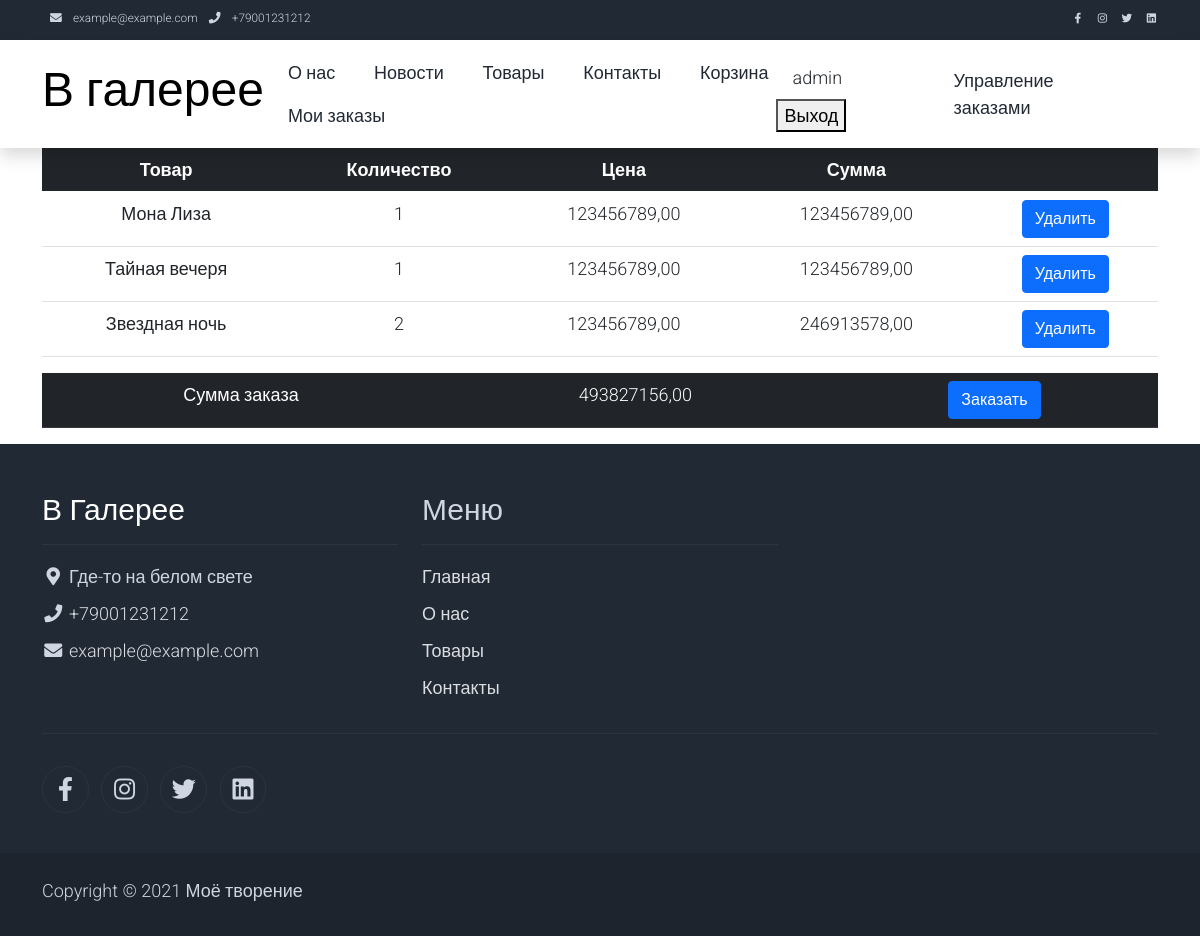
The page /cart/ (signed in) on the database as committed earlier.
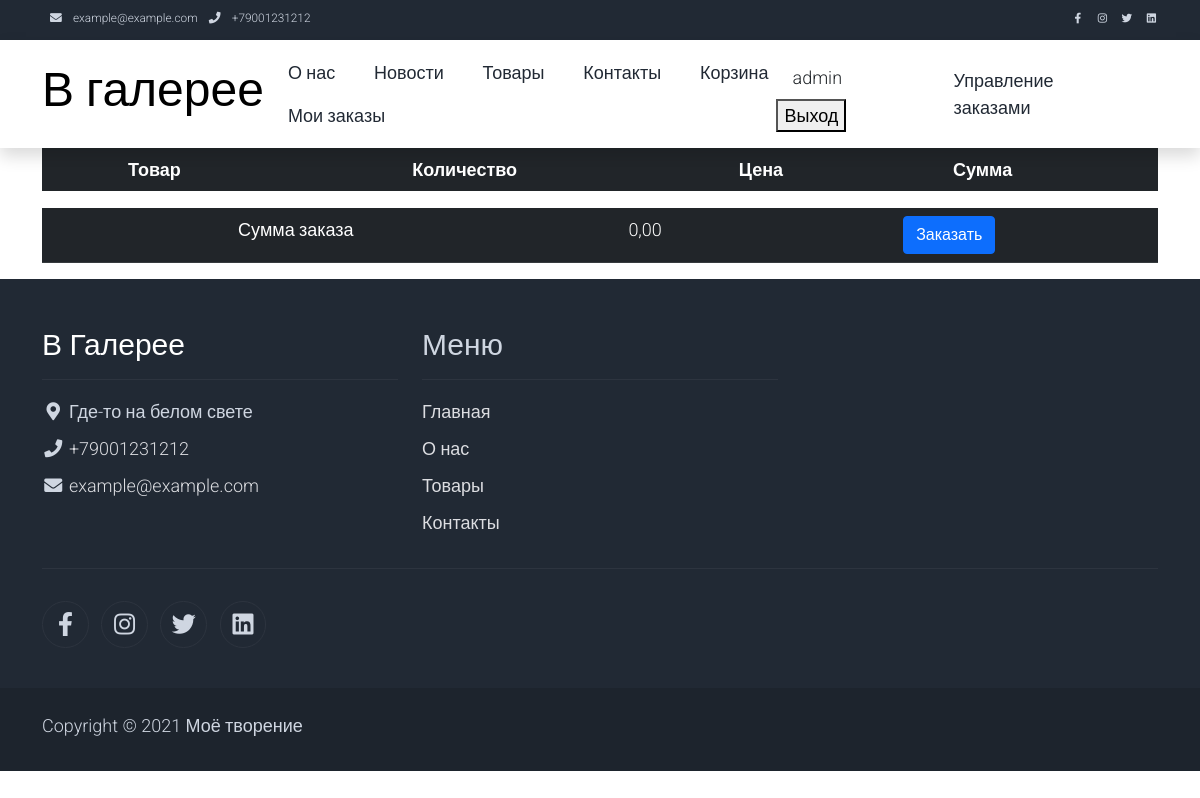
The same page on the database as committed later.
### main/models.py (models this page shows, shortened)
class OrderItem(models.Model):
    order = models.ForeignKey(Order, on_delete=models.CASCADE)
    product = models.ForeignKey(Product, on_delete=models.PROTECT)
    quantity = models.PositiveIntegerField(default=1)
    price = models.DecimalField(max_digits=20, decimal_places=2)
    discount = models.DecimalField(max_digits=20, decimal_places=2, default=0)
    @property
    def amount(self):
        return self.quantity * (self.price - self.discount)

class Product(models.Model):
    name = models.CharField(max_length=255, verbose_name='Product')
    img = models.ImageField(blank=True, null=True, upload_to='img/')
    price = models.DecimalField(max_digits=20, decimal_places=2, blank=True, null=True)
    description = models.TextField(blank=True, null=True)
    def __str__(self):
        return f'{self.name}'

class Order(models.Model):
    STATUS_CART = 'cart'
    STATUS_WAITING_PAYMENT = 'waiting_payment'
    STATUS_PAID = 'paid'
    STATUS = [
        (STATUS_CART, 'Корзина'),
        (STATUS_WAITING_PAYMENT, 'Ожидает оплаты'),
        (STATUS_PAID, 'Оплачено')
    ]
    user = models.ForeignKey(User, on_delete=models.CASCADE)
    status = models.CharField(max_length=32, choices=STATUS, default=STATUS_CART)
    amount = models.DecimalField(max_digits=20, decimal_places=2, blank=True, null=True)
    creation_time = models.DateTimeField(auto_now_add=True)
    payment = models.ForeignKey(Payment, on_delete=models.PROTECT, blank=True, null=True)
    comment = models.TextField(blank=True, null=True)
    @staticmethod
    def get_cart(user: User):
        cart = Order.objects.filter(
            user=user,
            status=Order.STATUS_CART,
        ).first()
        if not cart:
            cart = Order.objects.create(
                user=user,
                status=Order.STATUS_CART,
                amount=0,
            )
        return cart

### main/views.py (the view)
# urls.py: path('cart/', views.cart_view, name='cart'),
@login_required(login_url=reverse_lazy('login'))
def cart_view(request):
    cart = Order.get_cart(request.user)
    items = cart.orderitem_set.all()
    context = {
        'cart': cart,
        'items': items,
    }
    return render(request, 'cart.html', context)

### templates/cart.html (shortened to what this page needs)
{% extends 'base.html' %}
{% block container %}
    <div class="container text-center">
        <table class="table">
            <thead class="table-dark">
            <tr>
                <th scope="col">Товар</th>
                <th scope="col">Количество</th>
                <th scope="col">Цена</th>
                <th scope="col">Сумма</th>
                <th scope="col"></th>
            </tr>
            </thead>
            <tbody>
            {% for item in items %}
                <tr>
                    <td>{{ item.product }}</td>
                    <td>{{ item.quantity }}</td>
                    <td>{{ item.price }}</td>
                    <td>{{ item.amount }}</td>
                    <td>
                        <form method="POST" action="{% url 'cart_delete_item' item.pk %}">
                            <button type="submit" class="btn btn-primary">Удалить</button>
                        </form>
                    </td>
                </tr>
            {% endfor %}
            </tbody>
        </table>
    </div>
    <div class="container text-center">
        <table class="table">
            <tbody class="table-dark">
            <tr>
                <td>Сумма заказа</td>
                <td>{{ cart.amount }}</td>
                <td>
                    <form method="POST" action="{% url 'add_to_my_orders' %}">
                        <button type="submit" class="btn btn-primary">Заказать</button>
                    </form>
                </td>
            </tr>
            </tbody>
        </table>
    </div>
{% endblock container %}

Rows that differ between the two databases and show on the page:
removed OrderItem: product "Мона Лиза", quantity "1", price "123456789,00", amount "123456789,00"
removed OrderItem: product "Тайная вечеря", quantity "1", price "123456789,00", amount "123456789,00"
removed OrderItem: product "Звездная ночь", quantity "2", price "123456789,00", amount "246913578,00"
removed Order: amount "493827156,00"
added Order: amount "0,00"
